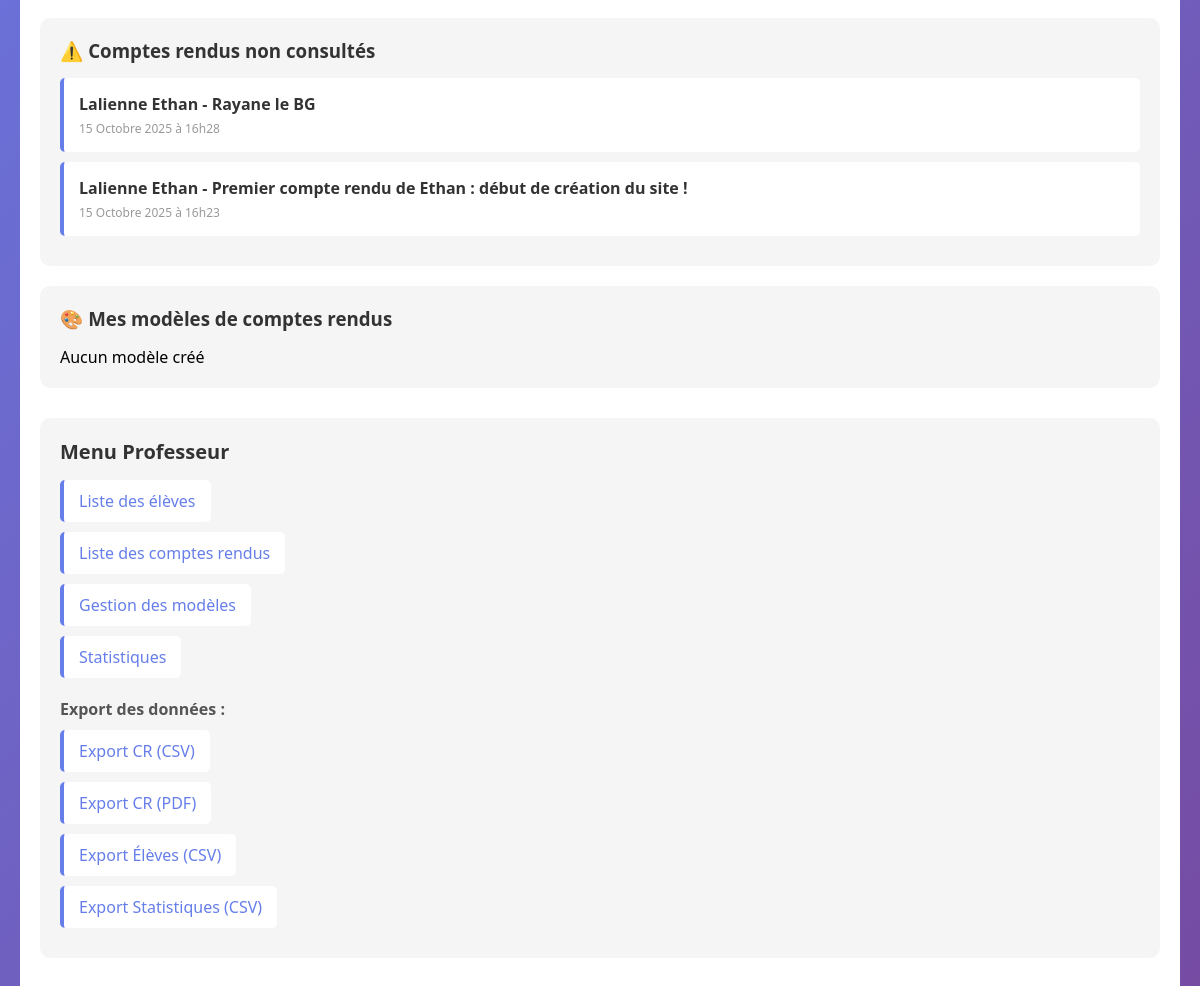
Before: /accueil.php (signed in, lower part) with the older database file.
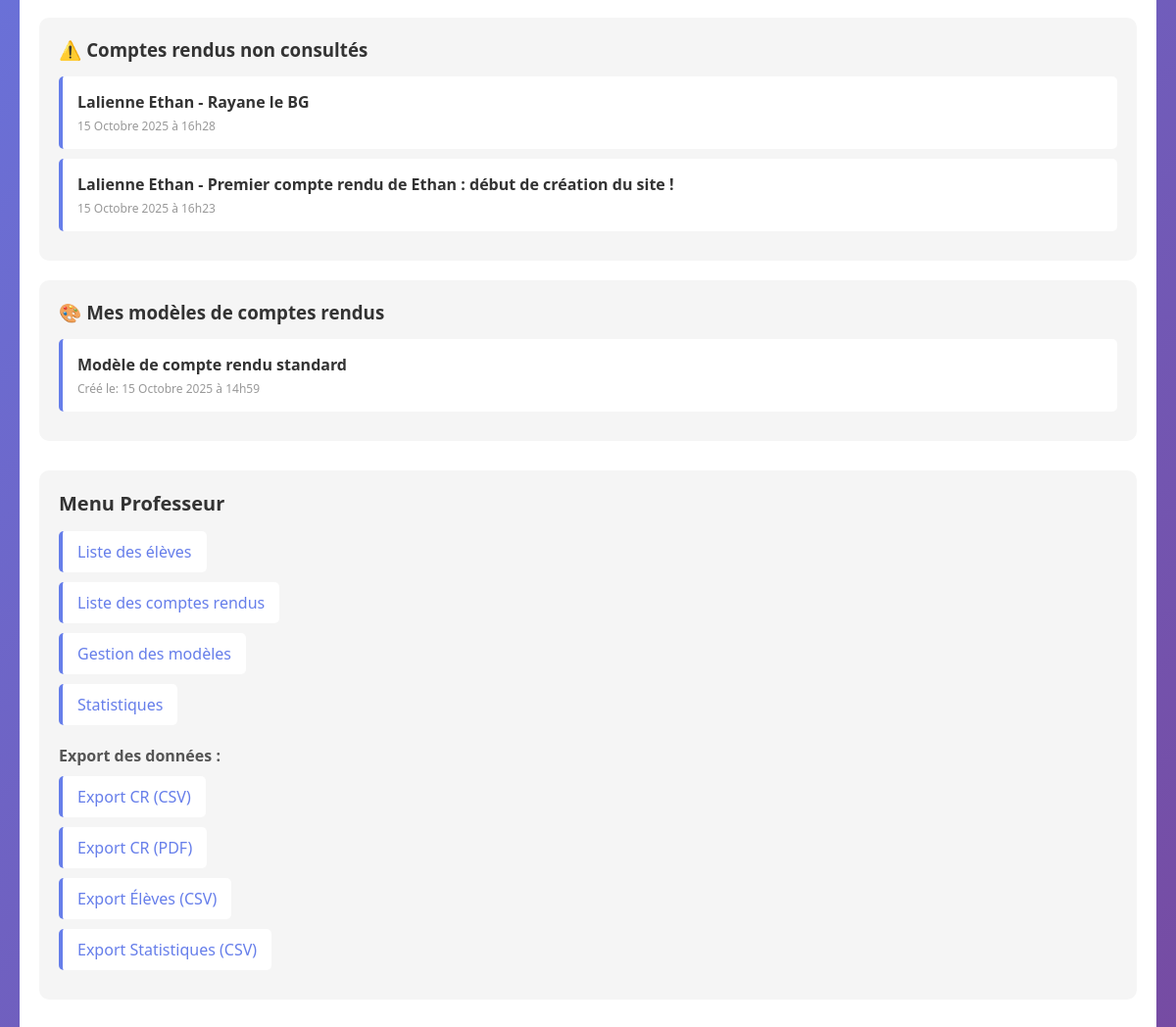
After: the same page with the newer database file.
### tables this page shows
CREATE TABLE IF NOT EXISTS `cr` (
  `num` bigint NOT NULL AUTO_INCREMENT,
  `date` date DEFAULT NULL,
  `description` text,
  `contenu_html` LONGTEXT,
  `vu` tinyint(1) DEFAULT '0',
  `datetime` datetime DEFAULT NULL,
  `num_utilisateur` int DEFAULT NULL,
  PRIMARY KEY (`num`),
  KEY `num_utilisateur` (`num_utilisateur`)
);

CREATE TABLE IF NOT EXISTS `utilisateur` (
  `num` int NOT NULL AUTO_INCREMENT,
  `nom` varchar(100) NOT NULL,
  `prenom` varchar(100) NOT NULL,
  `tel` varchar(20) DEFAULT NULL,
  `login` varchar(100) NOT NULL,
  `motdepasse` varchar(100) NOT NULL,
  `type` int DEFAULT NULL,
  `email` varchar(100) DEFAULT NULL,
  `option` int DEFAULT NULL,
  `num_stage` int DEFAULT NULL,
  `token` varchar(10000) NOT NULL,
  `date` date DEFAULT NULL,
  `token_created_at` datetime DEFAULT NULL,
  `email_valide` tinyint(1) DEFAULT '0',
  `code_verification` varchar(10) DEFAULT NULL,
  `email_verification_token` varchar(100) DEFAULT NULL,
  `email_verification_token_created_at` datetime DEFAULT NULL,
  PRIMARY KEY (`num`),
  UNIQUE KEY `login` (`login`),
  UNIQUE KEY `email` (`email`),
  KEY `num_stage` (`num_stage`)
);

CREATE TABLE IF NOT EXISTS `modeles_cr` (
  `id` int NOT NULL AUTO_INCREMENT,
  `titre` varchar(255) NOT NULL,
  `description` text,
  `contenu_html` LONGTEXT,
  `professeur_id` int NOT NULL,
  `date_creation` datetime DEFAULT CURRENT_TIMESTAMP,
  `actif` tinyint(1) DEFAULT '1',
  PRIMARY KEY (`id`),
  KEY `professeur_id` (`professeur_id`)
);

### accueil.php (the view, shortened to what the changed rows need)
<?php
global $bdd;
$stats_eleve = null;
$commentaires_result = null;
$derniers_cr_result = null;
$cr_non_vus_result = null;
$modeles_result = null;
if (isset($_SESSION['Sid'])) {
    if ($_SESSION['Stype'] == 0) {
        $stats_query = "SELECT
                        COUNT(*) as total_cr,
                        SUM(CASE WHEN vu = 1 THEN 1 ELSE 0 END) as cr_vus,
                        SUM(CASE WHEN vu = 0 THEN 1 ELSE 0 END) as cr_non_vus,
                        MAX(datetime) as dernier_cr
                        FROM cr
                        WHERE num_utilisateur = {$_SESSION['Sid']}";
        $stats_eleve_result = mysqli_query($bdd, $stats_query);
        $stats_eleve = mysqli_fetch_assoc($stats_eleve_result);
        $commentaires_query = "SELECT c.*, cr.description as cr_description, u.nom, u.prenom
                              FROM commentaires c
                              JOIN cr ON c.cr_id = cr.num
                              JOIN utilisateur u ON c.professeur_id = u.num
                              WHERE cr.num_utilisateur = {$_SESSION['Sid']}
                              ORDER BY c.date_creation DESC
                              LIMIT 5";
        $commentaires_result = mysqli_query($bdd, $commentaires_query);
        $derniers_cr_query = "SELECT * FROM cr
                             WHERE num_utilisateur = {$_SESSION['Sid']}
                             ORDER BY datetime DESC
                             LIMIT 5";
        $derniers_cr_result = mysqli_query($bdd, $derniers_cr_query);
    } else {
        $cr_non_vus_query = "SELECT cr.*, u.nom, u.prenom
                             FROM cr
                             JOIN utilisateur u ON cr.num_utilisateur = u.num
                             WHERE cr.vu = 0
                             ORDER BY cr.datetime DESC
                             LIMIT 5";
        $cr_non_vus_result = mysqli_query($bdd, $cr_non_vus_query);
        $modeles_query = "SELECT * FROM modeles_cr
                         WHERE professeur_id = {$_SESSION['Sid']}
                         ORDER BY date_creation DESC";
        $modeles_result = mysqli_query($bdd, $modeles_query);
    }
}
function formatDateFrench($date) {
    $english_months = array('January', 'February', 'March', 'April', 'May', 'June', 'July', 'August', 'September', 'October', 'November', 'December');
    $french_months = array('Janvier', 'Février', 'Mars', 'Avril', 'Mai', 'Juin', 'Juillet', 'Août', 'Septembre', 'Octobre', 'Novembre', 'Décembre');
    $date_str = date('d F Y à H\hi', strtotime($date));
    $date_str = str_replace($english_months, $french_months, $date_str);
    return $date_str;
}
?>
<!DOCTYPE html>
<html lang="fr">
<head>
</head>
<body>
    <?php if (!isset($_SESSION['Sid'])): ?>
    <div class="login-container">
        <h2>Plateforme de Suivi de Stages</h2>
        <?php if (isset($error)): ?>
            <div class="error"><?php echo htmlspecialchars($error); ?></div>
        <?php endif; ?>
        <form action="accueil.php" method="POST">
            <div class="form-group">
                <label for="login">Login :</label>
                <input type="text" id="login" name="login" required>
            </div>
            <div class="form-group">
                <label for="motdepasse">Mot de passe :</label>
                <input type="password" id="motdepasse" name="motdepasse" required>
            </div>
            <button type="submit" name="send_con">Se connecter</button>
        </form>
        <div class="links">
            <a href="sendmail.php">Mot de passe oublié ?</a> |
            <a href="inscription.php">Créer un compte</a>
        </div>
    </div>
    <?php else: ?>
    <div class="dashboard">
        <main>
            <?php if ($_SESSION['Stype'] == 0): ?>
            <div class="stats-grid">
                <div class="stat-card">
                    <div class="stat-label">Total de CR</div>
                    <div class="stat-number"><?php echo $stats_eleve['total_cr'] ?? 0; ?></div>
                </div>
                <div class="stat-card">
                    <div class="stat-label">CR Consultés</div>
                    <div class="stat-number"><?php echo $stats_eleve['cr_vus'] ?? 0; ?></div>
                </div>
                <div class="stat-card">
                    <div class="stat-label">CR Non consultés</div>
                    <div class="stat-number"><?php echo $stats_eleve['cr_non_vus'] ?? 0; ?></div>
                </div>
                <div class="stat-card">
                    <div class="stat-label">Dernier CR</div>
                    <div class="stat-number" style="font-size: 14px;">
                        <?php echo $stats_eleve['dernier_cr'] ? formatDateFrench($stats_eleve['dernier_cr']) : 'Aucun'; ?>
                    </div>
                </div>
            </div>
            <div class="section">
                <h3>📄 Mes derniers comptes rendus</h3>
                <?php if ($derniers_cr_result && mysqli_num_rows($derniers_cr_result) > 0): ?>
                    <?php while ($cr = mysqli_fetch_assoc($derniers_cr_result)): ?>
                    <div class="list-item">
                        <div class="list-item-title"><?php echo htmlspecialchars($cr['description']); ?></div>
                        <div class="list-item-meta">
                            Créé le: <?php echo formatDateFrench($cr['datetime']); ?> |
                            Statut: <?php echo $cr['vu'] ? '✓ Consulté' : '✗ Non consulté'; ?>
                        </div>
                    </div>
                    <?php endwhile; ?>
                <?php else: ?>
                    <p>Aucun compte rendu créé</p>
                <?php endif; ?>
            </div>
            <div class="section">
                <h3>💬 Derniers commentaires reçus</h3>
                <?php if ($commentaires_result && mysqli_num_rows($commentaires_result) > 0): ?>
                    <?php while ($com = mysqli_fetch_assoc($commentaires_result)): ?>
                    <div class="list-item">
                        <div class="list-item-title">
                            <?php echo htmlspecialchars($com['nom'] . " " . $com['prenom']); ?> -
                            <?php echo htmlspecialchars($com['cr_description']); ?>
                        </div>
                        <div class="list-item-meta">
                            <?php echo htmlspecialchars(substr($com['commentaire'], 0, 100)); ?>...
                        </div>
                    </div>
                    <?php endwhile; ?>
                <?php else: ?>
                    <p>Aucun commentaire reçu</p>
                <?php endif; ?>
            </div>
            <?php else: ?>
            <div class="section">
                <?php if ($cr_non_vus_result && mysqli_num_rows($cr_non_vus_result) > 0): ?>
                    <?php while ($cr = mysqli_fetch_assoc($cr_non_vus_result)): ?>
                    <div class="list-item">
                        <div class="list-item-title">
                            <?php echo htmlspecialchars($cr['nom'] . " " . $cr['prenom']); ?> -
                            <?php echo htmlspecialchars($cr['description']); ?>
                        </div>
                        <div class="list-item-meta">
                            <?php echo formatDateFrench($cr['datetime']); ?>
                        </div>
                    </div>
                    <?php endwhile; ?>
                <?php else: ?>
                    <p>Aucun compte rendu en attente</p>
                <?php endif; ?>
            </div>
            <div class="section">
                <h3>🎨 Mes modèles de comptes rendus</h3>
                <?php if ($modeles_result && mysqli_num_rows($modeles_result) > 0): ?>
                    <?php while ($modele = mysqli_fetch_assoc($modeles_result)): ?>
                    <div class="list-item">
                        <div class="list-item-title">
                            <?php echo htmlspecialchars($modele['titre']); ?>
                        </div>
                        <div class="list-item-meta">
                            Créé le: <?php echo formatDateFrench($modele['date_creation']); ?>
                        </div>
                    </div>
                    <?php endwhile; ?>
                <?php else: ?>
                    <p>Aucun modèle créé</p>
                <?php endif; ?>
            </div>
            <?php endif; ?>
        </main>
    </div>
    <?php endif; ?>
</body>
</html>

Changed rows visible on the page:
added modeles_cr: titre "Modèle de compte rendu standard", date_creation "15 Octobre 2025 à 14h59"
Other visible differences:
text no longer shown: "Aucun modèle créé"
